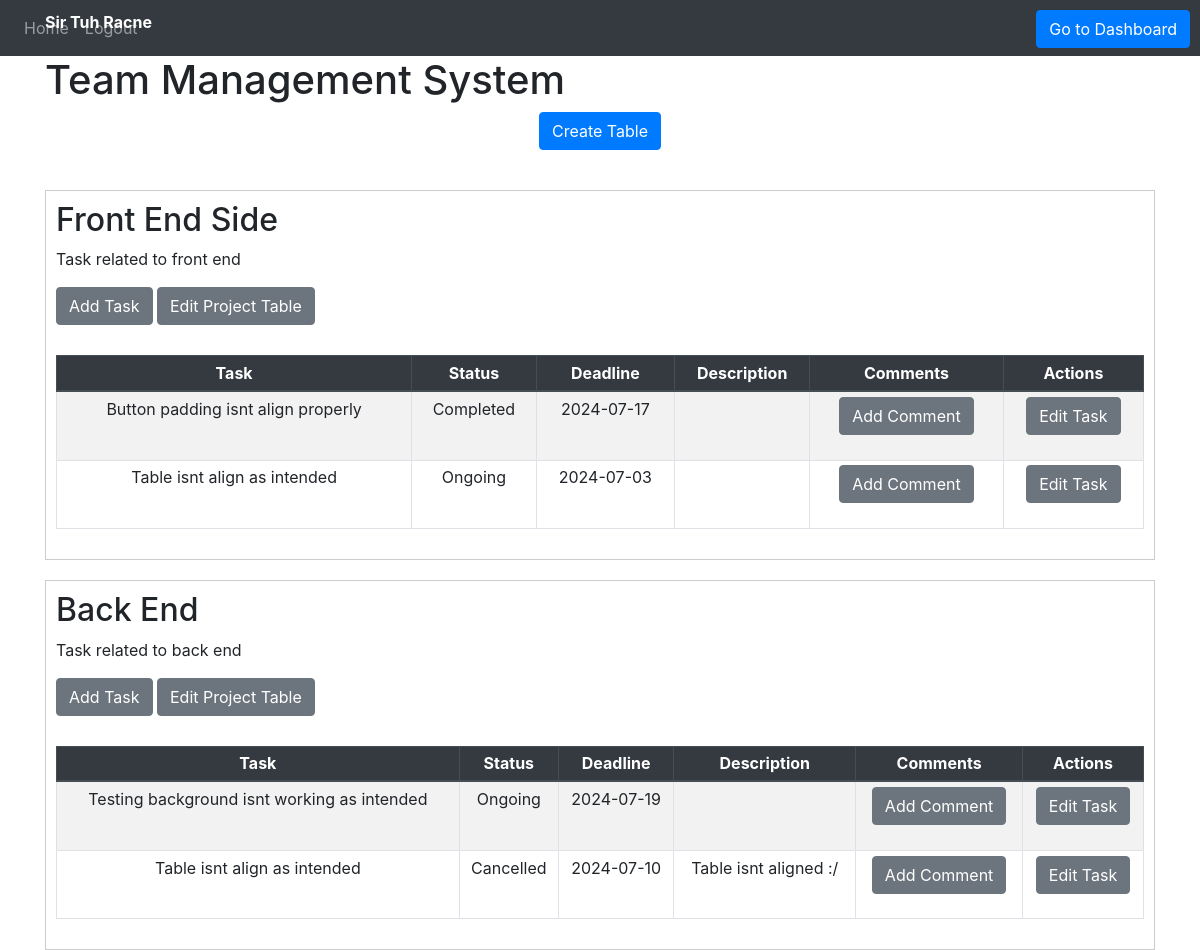
Screenshot of /taskmanagement?project_id=7 (signed in) with the database file from the repository.
### Website/models.py (models this page shows)
class User(db.Model, UserMixin):
    id = db.Column(db.Integer, primary_key=True)
    email = db.Column(db.String(150), unique=True)
    password = db.Column(db.String(150))
    first_name = db.Column(db.String(150))
    notes = db.relationship('Note', foreign_keys='Note.user_id')
    tasks = db.relationship('Task', foreign_keys='Task.user_id')
    comments = db.relationship('Comment', foreign_keys='Comment.user_id')
    project_tables = db.relationship('Projecttable', foreign_keys='Projecttable.user_id')
    project = db.relationship('Project',foreign_keys='Project.user_id')
    shared_project = db.relationship('SharedProject',foreign_keys='SharedProject.shared_user_id')

class Project(db.Model):
    id = db.Column(db.Integer, primary_key=True)
    name = db.Column(db.String(10000))
    description = db.Column(db.String(10000))
    user_id = db.Column(db.Integer, db.ForeignKey('user.id'))
    projecttable = db.relationship('Projecttable', backref='project', foreign_keys='Projecttable.project_id')
    shared_project_id = db.relationship('SharedProject', foreign_keys='SharedProject.project_id')
    shared_project_name = db.relationship('SharedProject', foreign_keys='SharedProject.project_name')

class Projecttable(db.Model):
    id = db.Column(db.Integer, primary_key=True)
    name = db.Column(db.String(10000))
    description = db.Column(db.String(10000))
    user_id = db.Column(db.Integer, db.ForeignKey('user.id'))
    project_id = db.Column(db.Integer, db.ForeignKey('project.id'))
    tasks = db.relationship('Task', backref='projecttable', foreign_keys='Task.projecttable_id')

class Task(db.Model):
    id = db.Column(db.Integer, primary_key=True)
    task_name = db.Column(db.String(10000))
    task_status = db.Column(db.String(10000))
    deadline = db.Column(db.String(10000))
    description = db.Column(db.String(10000))
    user_id = db.Column(db.Integer, db.ForeignKey('user.id'))
    comment_id = db.Column(db.Integer, db.ForeignKey('comment.id'))
    projecttable_id = db.Column(db.Integer, db.ForeignKey('projecttable.id'))
    comment = db.relationship('Comment', backref='Task', foreign_keys='Comment.tasks_id')

### Website/views.py (the view, shortened to what this page needs)
@views.route('/taskmanagement', methods=['GET', 'POST'])
@login_required
def home():
    project_id = request.args.get('project_id')
    if project_id:
        project_id = int(project_id)
    projects = Project.query.filter_by(id=project_id).first()
    projecttables = Projecttable.query.filter_by(project_id=project_id).all()
    shared_projects = SharedProject.query.filter_by(project_id=project_id).all()
    shared_user_ids = [shared_project.shared_user_id for shared_project in shared_projects]
    shared_users = User.query.filter(User.id.in_(shared_user_ids)).all()
    project_tables = Projecttable.query.filter_by(project_id=project_id).all()
    projecttable_id = [projecttable.id for projecttable in project_tables]
    group_task = Task.query.filter(Task.projecttable_id.in_(projecttable_id)).all()
    task_id = [task.id for task in group_task]
    tasks_id = request.args.get('tasks_id')
    comments = Comment.query.filter(Comment.tasks_id.in_(task_id)).all()
    print("Shared Projects:")
    for shared_project in shared_projects:
        print(f"Shared Project ID: {shared_project.project_id}, Name: {shared_project.project_name}")
    return render_template("home.html", user=current_user,project_id = project_id,projecttables=projecttables,
                           shared_projects=shared_projects,shared_users=shared_users,comments=comments,
                           projects=projects)

### Website/__init__.py (called while the page is built)
def create_app():
    app = Flask(__name__, static_folder='static')
    app.config['SECRET_KEY'] = 'hjshjhdjah kjshkjdhjs'
    app.config['SQLALCHEMY_DATABASE_URI'] = f'sqlite:///{DB_NAME}'
    db.init_app(app)
    from .views import views
    from .auth import auth
    app.register_blueprint(views, url_prefix='/')
    app.register_blueprint(auth, url_prefix='/')
    from .models import User, Note
    with app.app_context():
        db.create_all()
    login_manager = LoginManager()
    login_manager.login_view = 'auth.login'
    login_manager.init_app(app)
    @login_manager.user_loader
    def load_user(id):
        return User.query.get(int(id))
    return app

### Website/templates/home.html (shortened to what this page needs)
{% extends "base.html" %}
{% block content %}
<div class="text" style="position: absolute; top: 10px; text-align: center; font-weight: bold; color: white;" >{{user.first_name}}</div>
<h1>{{ projects.name }}</h1>
<ul class="list-group list-group-flush" id="notes">
  <form method="POST">
  <button  class="btn btn-primary" style="position: absolute; top: 10px; right: 10px;" name = "nav_dashboard">Go to Dashboard</button>
  </form>
</ul>
<div>
  <form method="POST">
  <div align="center">
    <button type="submit" class="btn btn-primary" name="create_table">Create Table</button>
  </div>
  </form>
  {% for projecttable in projecttables %}
  {% if projecttable.project_id == project_id %}
  <div style="border: 1px solid #ccc; padding: 10px; margin-top: 20px;">
  <form method="POST">
    <div class="project-table-container">
    <h2>{{ projecttable.name }}</h2>
    <p>{{ projecttable.description }}</p>
    <button type="button" class="btn btn-secondary" data-toggle="modal" data-target="#addTaskModal" onclick="setProjectId({{ projecttable.id }})">Add Task</button>
    <button type="button" class="btn btn-secondary" onclick="editProjectTable('{{ projecttable.id }}', '{{ projecttable.name }}', '{{ projecttable.description }}')"
    data-toggle="modal" data-target="#editProjectTableModal">
      Edit Project Table
    </button>
    <table class="table table-striped table-bordered table-hover table-sm">
      <thead class="thead-dark">
        <tr>
          <th>Task</th>
          <th>Status</th>
          <th>Deadline</th>
          <th>Description</th>
          <th>Comments</th>
          <th>Actions</th>
        </tr>
      </thead>
      <tbody>
        {% for task in projecttable.tasks %}
          <tr>
            <td>{{ task.task_name }}</td>
            <td>{{ task.task_status }}</td>
            <td>{{ task.deadline }}</td>
            <td>{{ task.description }}</td>
            <td>
              <button type="button" class="btn btn-secondary" data-toggle="modal" data-target="#commentModal" onclick="populateComments('{{ task.id }}')">Add Comment</button>
            </td>
            <td>
              <button type="button" class="btn btn-secondary" data-toggle="modal" data-target="#editTaskModal"
                onclick="editTask('{{ task.id }}', '{{ task.task_name }}', '{{ task.task_status }}', '{{ task.deadline }}', '{{ task.description }}')">
                Edit Task
              </button>
            </td>
          </tr>
        {% endfor %}
      </tbody>
    </table>
    </div>
  </form>
  </div>
{% endif %}
{% endfor %}
{% endblock %}

### Website/static/teamtasker.css (style rules this page uses)
table { border-collapse: collapse; margin: 10px 0; width: 80%; }
table, th, td { border: 1px solid black; }
th, td { padding: 8px; text-align: center; }
button { padding: 10px 20px; font-size: 16px; margin-bottom: 20px; }
.project-table-container { margin-bottom: 20px; }

### rows the page displays
User: first_name "Sir Tuh Racne"
Project: name "Team Management System"
Projecttable: name "Front End Side", description "Task related to front end"
Task: task_name "Button padding isnt align properly", task_status "Completed", deadline "2024-07-17"
Task: task_name "Table isnt align as intended", task_status "Ongoing", deadline "2024-07-03"
Projecttable: name "Back End", description "Task related to back end"
Task: task_name "Testing background isnt working as intended", task_status "Ongoing", deadline "2024-07-19"
Task: task_name "Table isnt align as intended", task_status "Cancelled", deadline "2024-07-10", description "Table isnt aligned :/"
